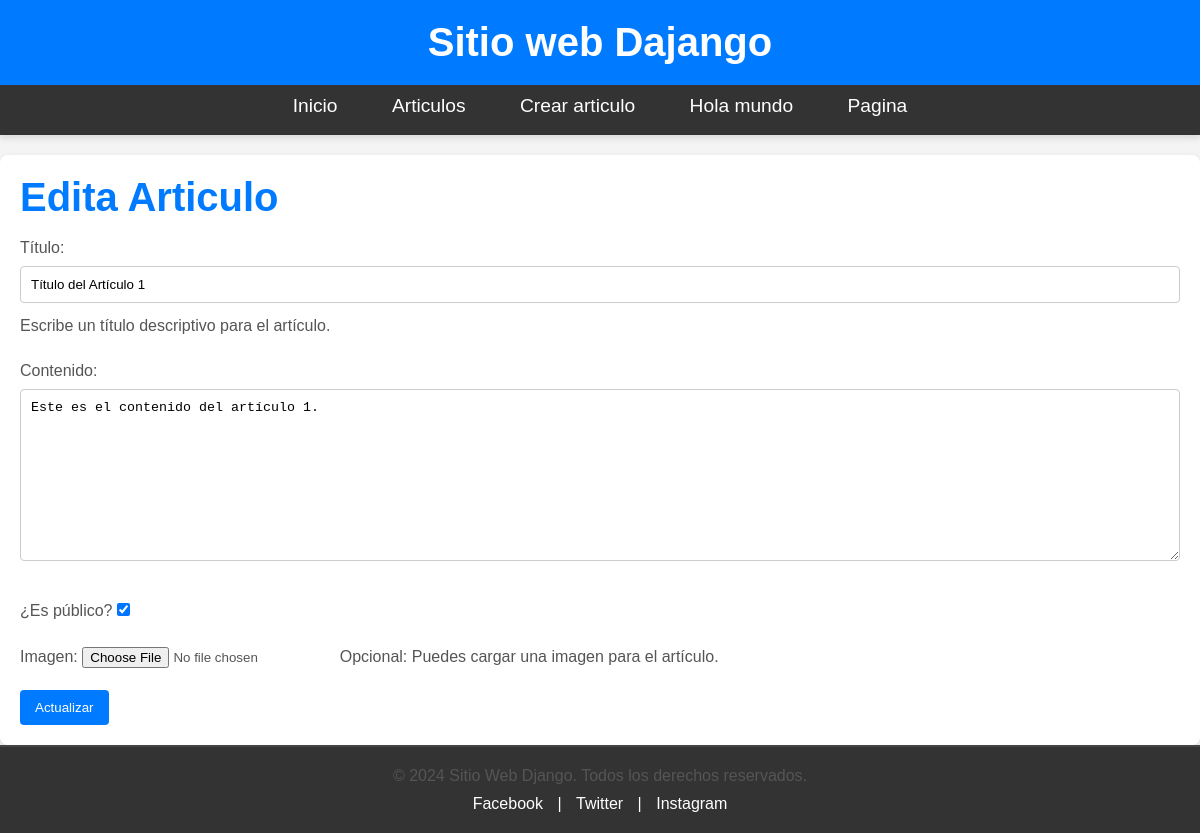
The app's page /update-articulo/1/ with its own data.
### myapp/models.py (models this page shows)
class Article(models.Model):
    title = models.CharField(max_length=200)
    content = models.TextField()
    public = models.BooleanField()
    img = models.ImageField(default='')
    created_at = models.DateTimeField(auto_now_add=True)
    updated_at = models.DateTimeField(auto_now=True)

### myapp/views.py (the view)
# urls.py: path('update-articulo/<int:articulo_id>/', myapp_views.update_artuculo, name="update_artuculo"),
def update_artuculo(request, articulo_id):
    article = get_object_or_404(Article, id=articulo_id)
    if request.method == 'POST':
        form = ArticleForm(request.POST, request.FILES, instance=article)
        if form.is_valid():
            form.save()  # Actualizar el artículo existente
            messages.success(request, 'Articulo Editado existosamente')
            return redirect('listar_articulos')  # Redirigir a otra vista (lista de artículos, por ejemplo)
    else:
        form = ArticleForm(instance=article)
    return render(request, 'edit_article.html', {'form': form})

### myapp/forms.py
class ArticleForm(forms.ModelForm):
    class Meta:
        model = Article
        fields = ['title', 'content', 'public', 'img']  # Campos que estarán en el formulario
        widgets = {
            'title': forms.TextInput(attrs={'class': 'form-control', 'placeholder': 'Título del artículo'}),
            'content': forms.Textarea(attrs={'class': 'form-control', 'placeholder': 'Escribe el contenido'}),
            'public': forms.CheckboxInput(attrs={'class': 'form-check-input', 'checked': True}),
            'img': forms.ClearableFileInput(attrs={'class': 'form-control-file'}),
        }
        labels = {
            'title': 'Título',
            'content': 'Contenido',
            'public': '¿Es público?',
            'img': 'Imagen',
        }
        help_texts = {
            'title': 'Escribe un título descriptivo para el artículo.',
            'img': 'Opcional: Puedes cargar una imagen para el artículo.',
        }
        error_messages = {
            'title': {
                'max_length': 'El título no puede tener más de 200 caracteres.',
            },
        }

### myapp/templates/edit_article.html (shortened to what this page needs)
{% extends 'layout.html' %}
{% block content %}
    <h1>Edita Articulo</h1>
    <form method="POST" enctype="multipart/form-data">
        {{ form.as_p }}
        <button type="submit">Actualizar</button>
    </form>
{% endblock content %}

### myapp/static/css/styles.css (style rules this page uses)
*, *::before, *::after { margin: 0; padding: 0; box-sizing: border-box; }
body { font-family: 'Arial', sans-serif; margin: 0; padding: 0; background-color: #f4f4f4; color: #333; }
p { margin-bottom: 1em; color: #555; }
input[type="text"], input[type="email"], input[type="password"], textarea, select { width: 100%; padding: 10px; margin: 5px 0 10px 0; border: 1px solid #ccc; border-radius: 4px; box-sizing: border-box; }
input[type="submit"], button { background-color: #007bff; color: white; padding: 10px 15px; border: none; border-radius: 4px; cursor: pointer; transition: background-color 0.3s; }
#content h1, #content h2, #content h3 { color: #007bff; font-family: 'Arial', sans-serif; margin-bottom: 15px; }
#content h1 { font-size: 2.5em; }
#content p { line-height: 1.6; margin-bottom: 20px; font-size: 16px; }

### records on screen
Article: title "Título del Artículo 1", content "Este es el contenido del artículo 1.", public "☑"
